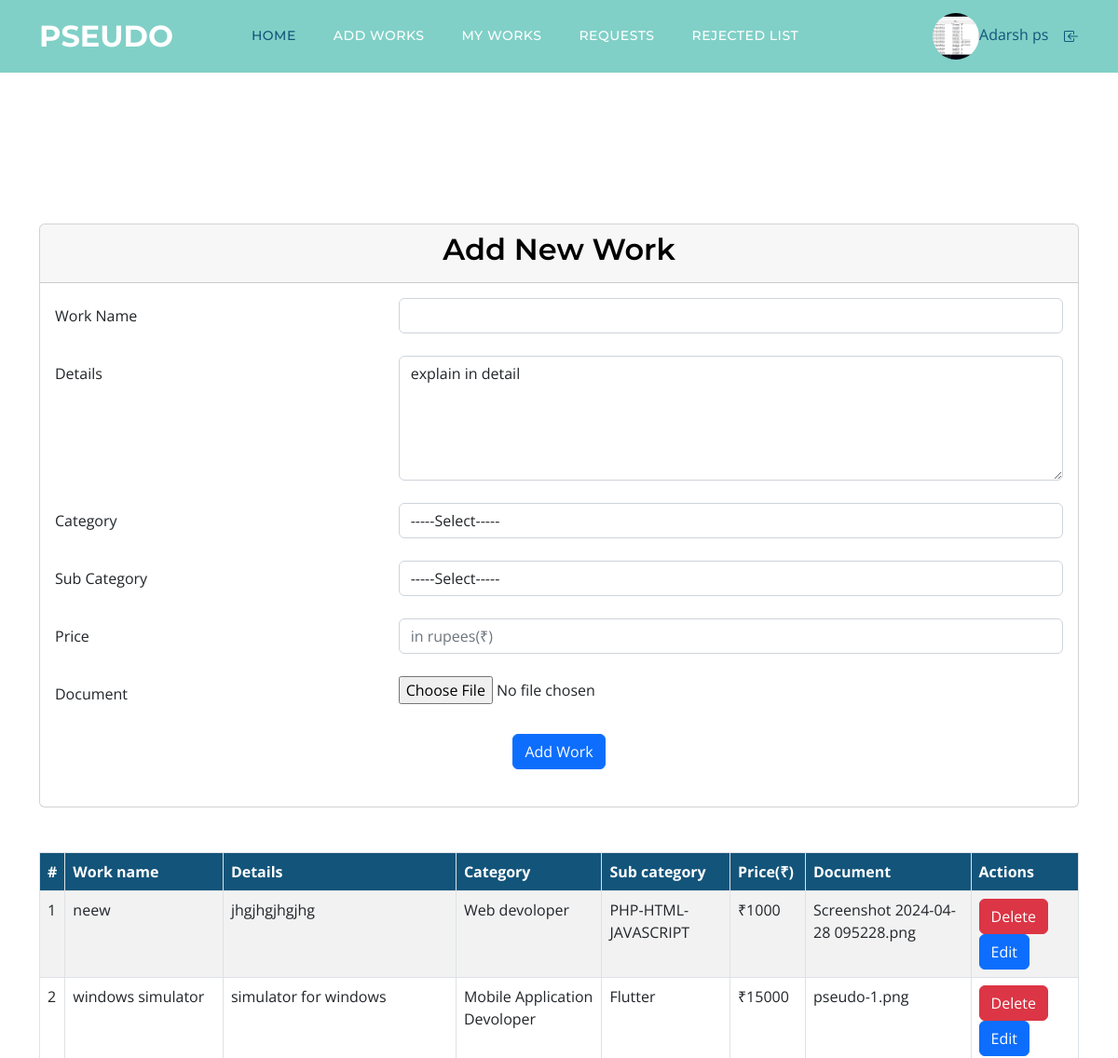
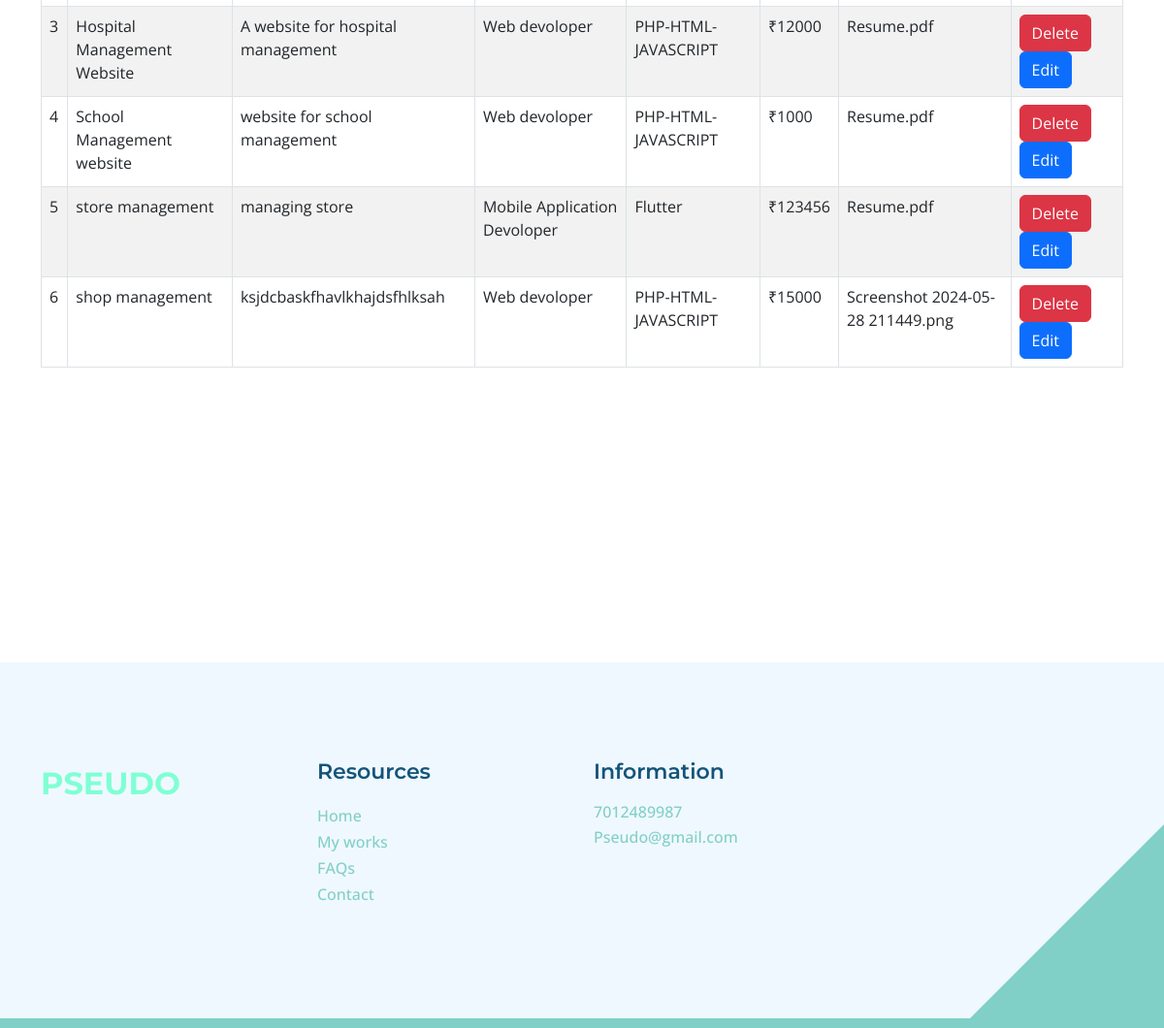
Page /client/WorkAdd.php (signed in) on the committed database (2 pictures, top to bottom).
### tables this page shows
CREATE TABLE `tbl_work` (
  `work_id` int(11) NOT NULL,
  `work_name` varchar(100) NOT NULL,
  `work_price` varchar(50) NOT NULL,
  `work_details` varchar(1000) NOT NULL,
  `work_doc` varchar(50) NOT NULL,
  `client_id` int(11) NOT NULL,
  `subcat_id` int(11) NOT NULL,
  `work_final` varchar(100) NOT NULL
);

CREATE TABLE `tbl_category` (
  `category_id` int(11) NOT NULL,
  `category_name` varchar(50) NOT NULL
);

CREATE TABLE `tbl_subcat` (
  `subcat_id` int(11) NOT NULL,
  `subcat_name` varchar(50) NOT NULL,
  `category_id` int(11) NOT NULL
);

### client/WorkAdd.php (the view, shortened to what this page needs)
<?php
include('Header.php');
?>
<!DOCTYPE html PUBLIC "-//W3C//DTD XHTML 1.0 Transitional//EN" "http://www.w3.org/TR/xhtml1/DTD/xhtml1-transitional.dtd">
<html xmlns="http://www.w3.org/1999/xhtml">
<head>
</head>
<body>
  <form action="" method="post" enctype="multipart/form-data" name="workadd" id="frm_workadd">
    <div class="container mt-5">
      <div class="card">
        <div class="card-header text-center">
          <h3>Add New Work</h3>
        </div>
        <div class="card-body">
          <form>
            <div class="form-group row">
              <label for="txt_workname" class="col-sm-4 col-form-label">Work Name</label>
              <div class="col-sm-8">
                <input type="text" class="form-control" id="txt_workname" name="txt_workname" required />
              </div>
            </div>
            <br>
            <div class="form-group row">
              <label for="txt_details" class="col-sm-4 col-form-label">Details</label>
              <div class="col-sm-8">
                <textarea class="form-control" id="txt_details" name="txt_details" rows="5" required>explain in detail</textarea>
              </div>
            </div>
            <br>
            <div class="form-group row">
              <label for="sel_cat" class="col-sm-4 col-form-label">Category</label>
              <div class="col-sm-8">
                <select class="form-control" id="sel_cat" name="sel_cat" onChange="getsubcat(this.value)" required>
                  <option value="select">-----Select-----</option>
                </select>
              </div>
            </div>
            <br>
            <div class="form-group row">
              <label for="sel_subcat" class="col-sm-4 col-form-label">Sub Category</label>
              <div class="col-sm-8">
                <select class="form-control" id="sel_subcat" name="sel_subcat" required>
                  <option value="select">-----Select-----</option>
                </select>
              </div>
            </div>
            <br>
            <div class="form-group row">
              <label for="txt_price" class="col-sm-4 col-form-label">Price</label>
              <div class="col-sm-8">
                <input type="number" class="form-control" id="txt_price" name="txt_price" required placeholder="in rupees(₹)" pattern="[0-9]*" minlength="4" maxlength="7"/>
              </div>
            </div>
            <br>
            <div class="form-group row">
              <label for="fileField" class="col-sm-4 col-form-label">Document</label>
              <div class="col-sm-8">
                <input type="file" class="form-control-file" id="fileField" name="fileField" required />
              </div>
            </div>
            <br>
            <div class="form-group row">
              <div class="col-sm-12 text-center">
                <button type="submit" class="btn btn-primary" id="btn_add" name="btn_add">Add Work</button>
              </div>
            </div>
            <br>
          </form>
        </div>
      </div>
    </div>
    <br>
    <br>
    <div class="container">
      <table class="table table-bordered table-striped">
        <thead class="thead-dark">
          <tr>
            <th scope="col">#</th>
            <th scope="col">Work name</th>
            <th scope="col">Details</th>
            <th scope="col">Category</th>
            <th scope="col">Sub category</th>
            <th scope="col">Price(₹)</th>
            <th scope="col">Document</th>
            <th scope="col">Actions</th>
          </tr>
        </thead>
        <tbody>
          <?php
          $selqry = "select * from tbl_work u inner join tbl_subcat p on u.subcat_id = p.subcat_id inner join tbl_category d on d.category_id = p.category_id where u.client_id=" . $_SESSION['cid'];
          $client = $con->query($selqry);
          $i = 0;
          while ($data = $client->fetch_assoc()) {
            $i++;
          ?>
            <tr>
              <td><?php echo $i ?></td>
              <td><?php echo $data["work_name"] ?></td>
              <td><?php echo $data["work_details"] ?></td>
              <td><?php echo $data["category_name"] ?></td>
              <td><?php echo $data["subcat_name"] ?></td>
              <td>₹<?php echo $data["work_price"] ?></td>
              <td><?php echo $data["work_doc"] ?></td>
              <td>
                <a href="WorkAdd.php?did=<?php echo $data['work_id']; ?>" class="btn btn-danger">Delete</a>
                <a href="Edit_work.php" class="btn btn-primary">Edit</a>
              </td>
            </tr>
          <?php
          }
          ?>
        </tbody>
      </table>
    </div>
  </form>
</body>
<?php
include('Footer.php');
?>
</html>

### Asset/Templates/Main/css/templatemo-topic-listing.css (style rules this page uses)
:root { --white-color: #ffffff; --primary-color: #13547a; --secondary-color: #80d0c7; --section-bg-color: #f0f8ff; --custom-btn-bg-color: #80d0c7; --custom-btn-bg-hover-color: #13547a; --dark-color: #000000; --p-color: #717275; --border-color: #7fffd4; --link-hover-color: #13547a; --body-font-family: 'Open Sans', sans-serif; --title-font-family: 'Montserrat', sans-serif; --h1-font-size: 58px; --h2-font-size: 46px; --h3-font-size: 32px; --h4-font-size: 28px; --h5-font-size: 24px; --h6-font-size: 22px; --p-font-size: 20px; --menu-font-size: 14px; --btn-font-size: 18px; --copyright-font-size: 16px; --border-radius-large: 100px; --border-radius-medium: 20px; --border-radius-small: 10px; --font-weight-normal: 400; --font-weight-medium: 500; --font-weight-semibold: 600; --font-weight-bold: 700; }
body { background-color: var(--white-color); font-family: var(--body-font-family); }
h2, h3, h4, h5, h6 { color: var(--dark-color); }
h1, h2, h3, h4, h5, h6 { font-family: var(--title-font-family); font-weight: var(--font-weight-semibold); }
h3 { font-size: var(--h3-font-size); }
a, button { touch-action: manipulation; transition: all 0.3s; }
a { display: inline-block; color: var(--primary-color); text-decoration: none; }

### client/WorkAdd.php (style rules this page uses)
.table thead th { background-color: #13547a; color: white; }

### rows in the picture
tbl_work: work_name "neew", work_details "jhgjhgjhgjhg", tbl_category.category_name "Web devoloper", subcat.subcat_name "PHP-HTML-JAVASCRIPT", work_price "1000", work_doc "Screenshot 2024-04-28 095228.png"
tbl_work: work_name "windows simulator", work_details "simulator for windows", tbl_category.category_name "Mobile Application Devoloper", subcat.subcat_name "Flutter", work_price "15000", work_doc "pseudo-1.png"
tbl_work: work_name "Hospital Management Website", work_details "A website for hospital management", tbl_category.category_name "Web devoloper", subcat.subcat_name "PHP-HTML-JAVASCRIPT", work_price "12000", work_doc "Resume.pdf"
tbl_work: work_name "School Management website", work_details "website for school management", tbl_category.category_name "Web devoloper", subcat.subcat_name "PHP-HTML-JAVASCRIPT", work_price "1000", work_doc "Resume.pdf"
tbl_work: work_name "store management", work_details "managing store", tbl_category.category_name "Mobile Application Devoloper", subcat.subcat_name "Flutter", work_price "123456", work_doc "Resume.pdf"
tbl_work: work_name "shop management", work_details "ksjdcbaskfhavlkhajdsfhlksah", tbl_category.category_name "Web devoloper", subcat.subcat_name "PHP-HTML-JAVASCRIPT", work_price "15000", work_doc "Screenshot 2024-05-28 211449.png"

### other values in the picture
$_SESSION['cName'] "Adarsh ps"
